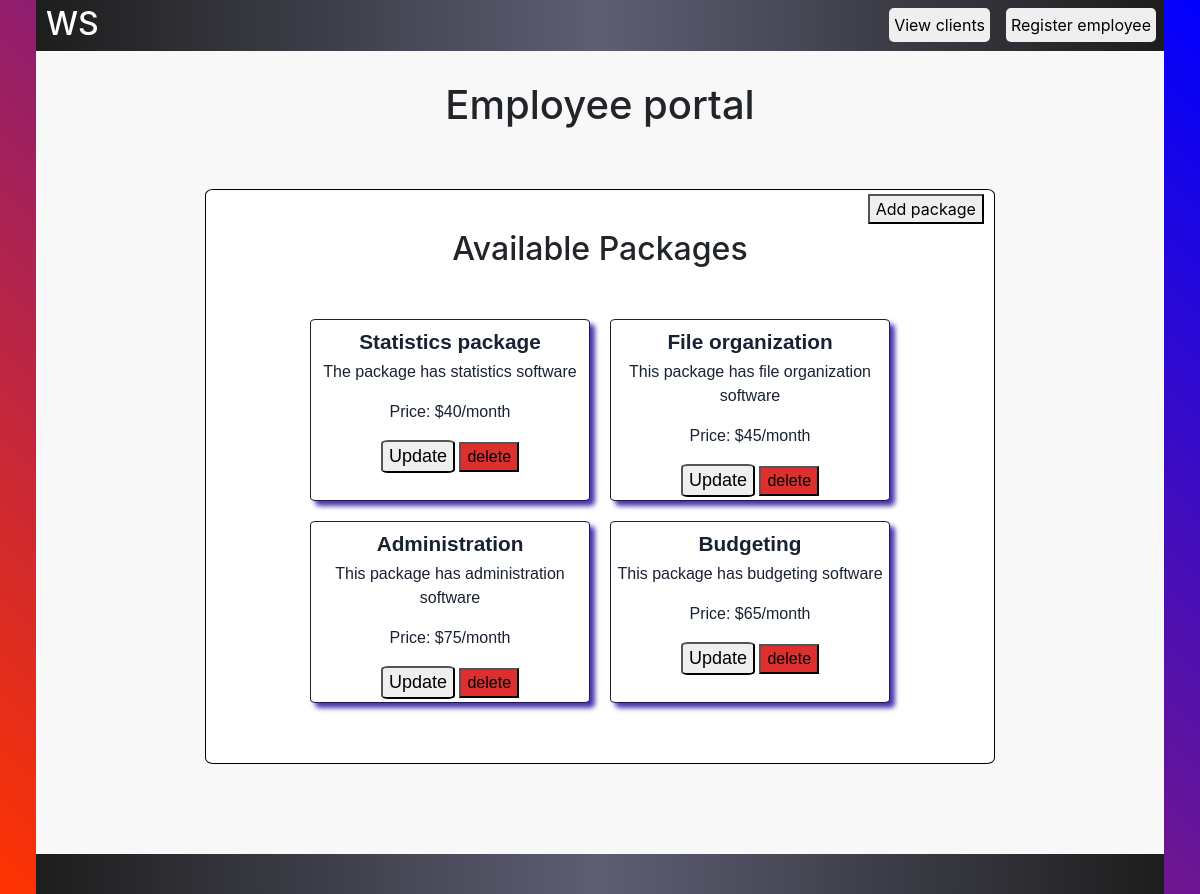
The page /employee/ (signed in) on the database its author committed.
### wayward_software/models.py (models this page shows)
class Package(models.Model):
    package_name = models.CharField(max_length=150, unique = True)
    description = models.CharField(max_length=300, null=True)
    subscription_price = models.CharField(max_length=4, null=True)
    surrogate_key = models.IntegerField( unique=True, null=True)

### wayward_software/views.py (the view, shortened to what this page needs)
# urls.py: path("employee/", w.employee_view, name = "employee_view"),
@login_required(login_url='../login')
@user_passes_test(lambda u: u.is_superuser or u.groups.filter(name='Employees').exists())
def employee_view(request):
	packages = Package.objects.all()
	add_form = PackageForm
	show_clients = User.objects.filter(groups__name='Clients')
	return render(request, 'wayward_software/employee.html', { "packages":packages, "add_form":add_form})

### wayward_software/templates/wayward_software/employee.html (shortened to what this page needs)
<!DOCTYPE html>
<html lang="en">
    <head>
        <link rel="stylesheet" href="https://stackpath.bootstrapcdn.com/bootstrap/4.1.3/css/bootstrap.min.css">
    </head>
        {% block content %}
    <body>
        <div id ="top_nav">
            <a href="../"><h1>WS</h1></a>
            <a class="right" href="/register"><button>Register employee</button></a>
            <a class="right" href="/client_list"><button>View clients</button></a>
          </div>
         <main>
            <h1 class="page_header">Employee portal</h1>
            <div class="container">
                <h2 style="text-align: center;">Available Packages</h2>
                <button id="top-right" onclick="showForum()">Add package</button>
                <div class="gallery">
                    {% for p in packages %}
                        <div class="options">
                            <p class="option_name">{{ p.package_name }}</p>
                            <p class="soft_desc">{{ p.description }}</p>
                            <p>Price: ${{p.subscription_price}}/month</p>
                            <a href="../update/{{ p.id }}"><button type="submit" class="primary-btn side-by-side" style="font-size:18px; border-radius: 10%">Update</button></a>
                            <form method="post" class="side-by-side">
                                <button type="submit"  style="background:rgb(223, 46, 46); " class="primary-btn" style="font-size:18px; border-radius: 10%" onclick="return confirm('Are you sure you want to delete {{p.package_name}}')">delete</button>
                            </form>
                        </div>
                    {% endfor %}
                </div>
            </div>
        </main>
        <footer>
        </footer>
    </body>
    {%endblock%}
</html>

### wayward_software/templates/wayward_software/employee.html (style rules this page uses)
body { margin:0px; padding-left:5px; padding-right:5px; background: linear-gradient(45deg, rgb(255, 51, 0), blue); padding-left:15px; padding-right:15px; padding-left:3%; padding-right:3%; }
main { background: rgb(248, 248, 248); padding-top: 10px; padding-bottom: 90px; }
.page_header { text-align: center; margin-top: 20px; margin-bottom:60px; }
.container { background: white; border:1px black solid; border-radius: 1%; width:70%; margin:auto; position: relative; padding-bottom: 40px; padding-top:20px; }
.gallery { display:flex; flex-wrap: wrap; flex-direction: row; justify-content: center; }
#top_nav button { float:right; margin:8px; border-radius: 5px; padding-left:17px; padding-right:17px; padding-top: 10px; padding-bottom: 10px; cursor: pointer; border-width: 0px; }
.options { background: rgb(255, 255, 255); box-shadow:5px 5px 5px rgb(76, 51, 177); color:#192232; width:280px; flex-wrap: wrap; border-radius: 2px; margin-bottom: 20px; margin-left: 10px; margin-right: 10px; font-family: sans-serif; text-align: center; padding:3px; border:solid; border-width: 1px 1px 1px 1px; border-radius: 2%; }
.option_name { font-size: 1.3rem; font-weight: bold; margin:3px }
.options button { cursor: pointer; }
button { cursor: pointer; }
#top_nav { background: linear-gradient(90deg, rgb(29, 29, 29), rgb(94, 94, 116), rgb(29, 29, 29)); }
#top_nav > * { display: inline-block; }
#top_nav button { padding:5px }
#top_nav h1 { margin-top: 5px; margin-left: 10px; color:white; font-size: 2em; }
.right { float: right; }
footer { padding: 20px; text-align: center; color: white; background: linear-gradient(90deg, rgb(29, 29, 29), rgb(94, 94, 116), rgb(29, 29, 29)); }
h2 { margin-bottom: 50px; margin-top:20px; }
#top-right { position: absolute; top:4px; right:10px; }
.side-by-side { border-radius: 5px; display:inline-block }

### rows shown on the page
Package: package_name "Statistics package", description "The package has statistics software", subscription_price "40"
Package: package_name "File organization", description "This package has file organization software", subscription_price "45"
Package: package_name "Administration", description "This package has administration software", subscription_price "75"
Package: package_name "Budgeting", description "This package has budgeting software", subscription_price "65"
